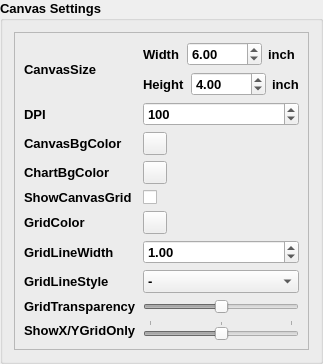
          <widget class="QGroupBox" name="data_layout_group_box">
           <property name="font">
            <font>
             <pointsize>10</pointsize>
             <bold>true</bold>
            </font>
           </property>
           <property name="title">
            <string>Canvas Settings</string>
           </property>
           <layout class="QVBoxLayout" name="verticalLayout_3">
            <item>
             <widget class="QFrame" name="data_layout_1">
              <property name="frameShape">
               <enum>QFrame::Shape::StyledPanel</enum>
              </property>
              <property name="frameShadow">
               <enum>QFrame::Shadow::Raised</enum>
              </property>
              <layout class="QGridLayout" name="gridLayout" rowstretch="0,0,0,0,0,0,0,0,0,0,0">
               <item row="5" column="0">
                <widget class="QLabel" name="show_grid_label">
                 <property name="text">
                  <string>ShowCanvasGrid</string>
                 </property>
                </widget>
               </item>
               <item row="10" column="0">
                <widget class="QLabel" name="label">
                 <property name="text">
                  <string>ShowX/YGridOnly</string>
                 </property>
                </widget>
               </item>
               <item row="8" column="1">
                <widget class="QComboBox" name="grid_line_style_combo">
                 <item>
                  <property name="text">
                   <string>-</string>
                  </property>
                 </item>
                 <item>
                  <property name="text">
                   <string>--</string>
                  </property>
                 </item>
                 <item>
                  <property name="text">
                   <string>-.</string>
                  </property>
                 </item>
                 <item>
                  <property name="text">
                   <string>:</string>
                  </property>
                 </item>
                </widget>
               </item>
               <item row="4" column="0">
                <widget class="QLabel" name="chart_bg_color_label">
                 <property name="text">
                  <string>ChartBgColor</string>
                 </property>
                </widget>
               </item>
               <item row="5" column="1">
                <widget class="QCheckBox" name="canvas_grid_check_box">
                 <property name="text">
                  <string/>
                 </property>
                </widget>
               </item>
               <item row="7" column="1">
                <widget class="QDoubleSpinBox" name="grid_line_width_spin">
                 <property name="maximum">
                  <double>100.000000000000000</double>
                 </property>
                 <property name="singleStep">
                  <double>0.100000000000000</double>
                 </property>
                 <property name="value">
                  <double>1.000000000000000</double>
                 </property>
                </widget>
               </item>
               <item row="9" column="1">
                <widget class="QSlider" name="grid_transparent_slider">
                 <property name="enabled">
                  <bool>false</bool>
                 </property>
                 <property name="maximum">
                  <number>100</number>
                 </property>
                 <property name="value">
                  <number>50</number>
                 </property>
                 <property name="orientation">
                  <enum>Qt::Orientation::Horizontal</enum>
                 </property>
                </widget>
               </item>
               <item row="2" column="1">
                <widget class="QToolButton" name="canvas_bg_color_btn">
                 <property name="text">
                  <string/>
                 </property>
                </widget>
               </item>
               <item row="0" column="1">
                <layout class="QVBoxLayout" name="verticalLayout_28" stretch="1,2">
                 <item>
                  <layout class="QHBoxLayout" name="horizontalLayout_3">
                   <item>
                    <widget class="QLabel" name="label_11">
                     <property name="minimumSize">
                      <size>
                       <width>38</width>
                       <height>0</height>
                      </size>
                     </property>
                     <property name="text">
                      <string>Width</string>
                     </property>
                    </widget>
                   </item>
                   <item>
                    <widget class="QDoubleSpinBox" name="canvas_width_spin">
                     <property name="minimum">
                      <double>1.000000000000000</double>
                     </property>
                     <property name="maximum">
                      <double>1000.000000000000000</double>
                     </property>
                     <property name="singleStep">
                      <double>0.010000000000000</double>
                     </property>
                     <property name="value">
                      <double>6.000000000000000</double>
                     </property>
                    </widget>
                   </item>
                   <item>
                    <widget class="QLabel" name="label_23">
                     <property name="text">
                      <string>inch</string>
                     </property>
                    </widget>
                   </item>
                  </layout>
                 </item>
                 <item>
                  <layout class="QHBoxLayout" name="horizontalLayout_5">
                   <item>
                    <widget class="QLabel" name="label_24">
                     <property name="minimumSize">
                      <size>
                       <width>38</width>
                       <height>0</height>
                      </size>
                     </property>
                     <property name="text">
                      <string>Height</string>
                     </property>
                    </widget>
                   </item>
                   <item>
                    <widget class="QDoubleSpinBox" name="canvas_height_spin">
                     <property name="minimum">
                      <double>1.000000000000000</double>
                     </property>
                     <property name="maximum">
                      <double>1000.000000000000000</double>
                     </property>
                     <property name="singleStep">
                      <double>0.010000000000000</double>
                     </property>
                     <property name="value">
                      <double>4.000000000000000</double>
                     </property>
                    </widget>
                   </item>
                   <item>
                    <widget class="QLabel" name="label_25">
                     <property name="text">
                      <string>inch</string>
                     </property>
                    </widget>
                   </item>
                  </layout>
                 </item>
                </layout>
               </item>
               <item row="10" column="1">
                <widget class="QSlider" name="show_xy_grid_slider">
                 <property name="enabled">
                  <bool>false</bool>
                 </property>
                 <property name="minimum">
                  <number>-1</number>
                 </property>
                 <property name="maximum">
                  <number>1</number>
                 </property>
                 <property name="orientation">
                  <enum>Qt::Orientation::Horizontal</enum>
                 </property>
                 <property name="tickPosition">
                  <enum>QSlider::TickPosition::TicksAbove</enum>
                 </property>
                 <property name="tickInterval">
                  <number>0</number>
                 </property>
                </widget>
               </item>
               <item row="0" column="0">
                <widget class="QLabel" name="label_9">
                 <property name="maximumSize">
                  <size>
                   <width>100</width>
                   <height>16777215</height>
                  </size>
                 </property>
                 <property name="text">
                  <string>CanvasSize</string>
                 </property>
                </widget>
               </item>
               <item row="8" column="0">
                <widget class="QLabel" name="label_22">
                 <property name="text">
                  <string>GridLineStyle</string>
                 </property>
                </widget>
               </item>
               <item row="4" column="1">
                <widget class="QToolButton" name="chart_bg_color_btn">
                 <property name="text">
                  <string/>
                 </property>
                </widget>
               </item>
               <item row="2" column="0">
                <widget class="QLabel" name="canvas_bg_color_label">
                 <property name="minimumSize">
                  <size>
                   <width>0</width>
                   <height>0</height>
                  </size>
                 </property>
                 <property name="maximumSize">
                  <size>
                   <width>100</width>
                   <height>16777215</height>
                  </size>
                 </property>
                 <property name="text">
                  <string>CanvasBgColor</string>
                 </property>
                </widget>
               </item>
               <item row="9" column="0">
                <widget class="QLabel" name="grid_transparent_label">
                 <property name="text">
                  <string>GridTransparency</string>
                 </property>
                </widget>
               </item>
               <item row="6" column="0">
                <widget class="QLabel" name="label_13">
                 <property name="text">
                  <string>GridColor</string>
                 </property>
                </widget>
               </item>
               <item row="6" column="1">
                <widget class="QToolButton" name="grid_color_btn">
                 <property name="text">
                  <string/>
                 </property>
                </widget>
               </item>
               <item row="7" column="0">
                <widget class="QLabel" name="label_21">
                 <property name="text">
                  <string>GridLineWidth</string>
                 </property>
                </widget>
               </item>
               <item row="1" column="0">
                <widget class="QLabel" name="label_26">
                 <property name="maximumSize">
                  <size>
                   <width>100</width>
                   <height>16777215</height>
                  </size>
                 </property>
                 <property name="text">
                  <string>DPI</string>
                 </property>
                </widget>
               </item>
               <item row="1" column="1">
                <widget class="QSpinBox" name="dpi_spin">
                 <property name="minimum">
                  <number>1</number>
                 </property>
                 <property name="maximum">
                  <number>1000</number>
                 </property>
                 <property name="value">
                  <number>100</number>
                 </property>
                </widget>
               </item>
              </layout>
             </widget>
            </item>
           </layout>
          </widget>
